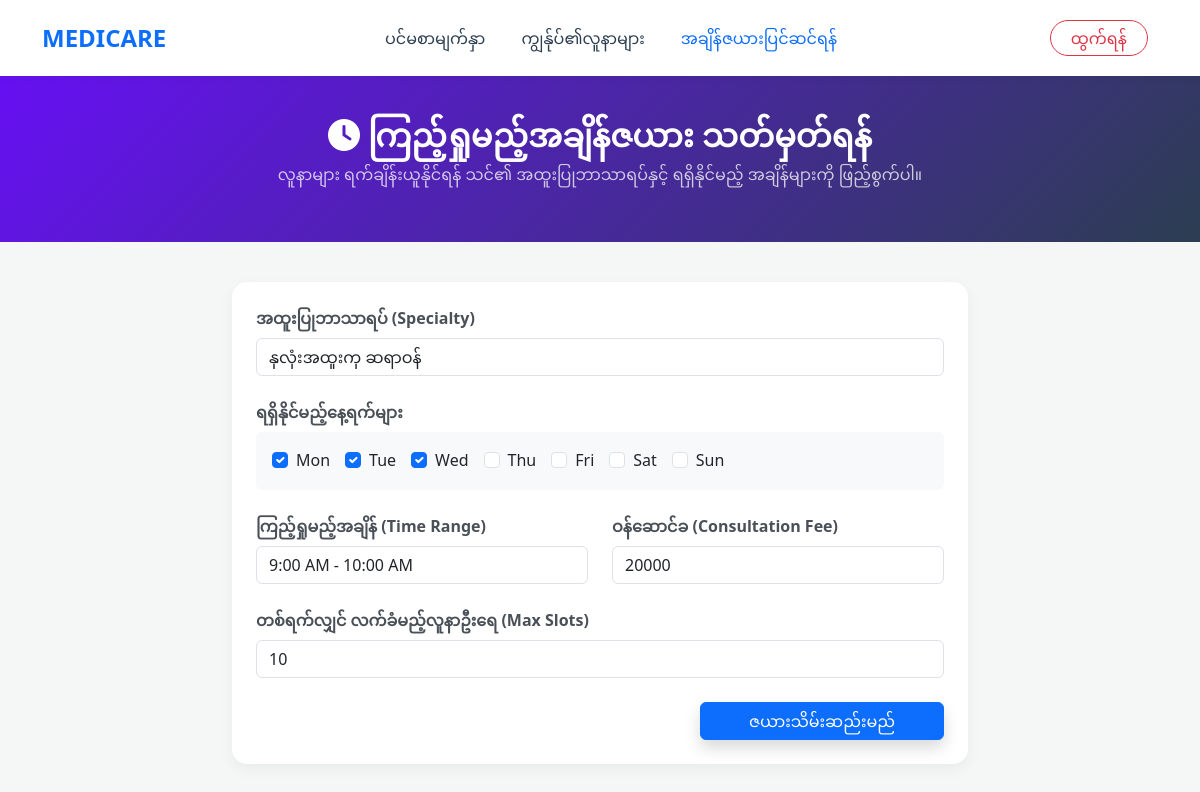
The page /doctor/manage_schedule (signed in) on the database its author committed.
### tables this page shows
CREATE TABLE doctors (
    id INTEGER PRIMARY KEY,        -- ဆရာဝန်၏ User ID (Users table မှ ID နှင့် တူရမည်)
    full_name TEXT NOT NULL,       -- ဆရာဝန် အမည်
    specialty TEXT,                -- အထူးကု ဘာသာရပ်
    days TEXT,                     -- ပြသပေးမည့် ရက်များ
    time TEXT,                     -- ပြသပေးမည့် အချိန်
    fee INTEGER,                   -- ဆေးခန်းပြသခ
    remaining INTEGER              -- လက်ခံနိုင်သော လူနာဦးရေ
, status TEXT DEFAULT 'Available');

### app.py (the view, shortened to what this page needs)
@app.route('/doctor/manage_schedule', methods=['GET', 'POST'])
def manage_schedule():
    if 'role' in session and session['role'] == 'doctor':
        doctor_id = session['user_id']
        conn = get_db_connection()
        schedule = conn.execute('SELECT * FROM doctors WHERE id = ?', (doctor_id,)).fetchone()
        conn.close()
        return render_template('manage_schedule.html', schedule=schedule)
    return redirect(url_for('login_page'))

### app.py (called while the page is built)
def get_db_connection():
    conn = sqlite3.connect('Healthcare.db')
    conn.row_factory = sqlite3.Row
    return conn

### templates/manage_schedule.html (shortened to what this page needs)
<!DOCTYPE html>
<html lang="my">
<head>
    <link rel="stylesheet" href="https://cdn.jsdelivr.net/npm/bootstrap@5.3.0/dist/css/bootstrap.min.css">
    <link rel="stylesheet" href="https://cdnjs.cloudflare.com/ajax/libs/font-awesome/6.0.0/dist/css/all.min.css">
</head>
<body>
    <nav class="navbar navbar-expand-lg sticky-top">
        <div class="container">
            <a class="navbar-brand" href="/doctor">MEDICARE</a>
            <div class="collapse navbar-collapse" id="navbarNav">
                <ul class="navbar-nav mx-auto">
                    <li class="nav-item"><a class="nav-link" href="/doctor">ပင်မစာမျက်နှာ</a></li>
                    <li class="nav-item"><a class="nav-link" href="/doctor/my_patients">ကျွန်ုပ်၏လူနာများ</a></li>
                    <li class="nav-item"><a class="nav-link active" href="/doctor/manage_schedule">အချိန်ဇယားပြင်ဆင်ရန်</a></li>
                </ul>
                <a href="/logout" class="logout-btn nav-link">ထွက်ရန်</a>
            </div>
        </div>
    </nav>
    <div class="hero-banner">
        <div class="container">
            <h2 class="fw-bold"><i class="fas fa-clock me-2"></i>ကြည့်ရှုမည့်အချိန်ဇယား သတ်မှတ်ရန်</h2>
            <p class="opacity-75">လူနာများ ရက်ချိန်းယူနိုင်ရန် သင်၏ အထူးပြုဘာသာရပ်နှင့် ရရှိနိုင်မည့် အချိန်များကို ဖြည့်စွက်ပါ။</p>
        </div>
    </div>
    <div class="container">
        <div class="row justify-content-center">
            <div class="col-md-8">
                <div class="card p-4 mb-5">
                    <form action="/doctor/manage_schedule" method="POST">
                        <div class="mb-4">
                            <label class="form-label">အထူးပြုဘာသာရပ် (Specialty)</label>
                            <input type="text" name="specialty" class="form-control" value="{{ schedule['specialty'] if schedule else '' }}" placeholder="ဥပမာ - နှလုံးအထူးကု" required>
                        </div>
                        <div class="mb-4">
                            <label class="form-label d-block">ရရှိနိုင်မည့်နေ့ရက်များ</label>
                            <div class="d-flex flex-wrap bg-light p-3 rounded">
                                {% for day in ['Mon', 'Tue', 'Wed', 'Thu', 'Fri', 'Sat', 'Sun'] %}
                                <div class="form-check day-check">
                                    <input class="form-check-input" type="checkbox" name="available_days" value="{{ day }}" id="check{{ day }}"
                                    {{ 'checked' if schedule and day in schedule['days'] else '' }}>
                                    <label class="form-check-label" for="check{{ day }}">{{ day }}</label>
                                </div>
                                {% endfor %}
                            </div>
                        </div>
                        <div class="row mb-4">
                            <div class="col-md-6">
                                <label class="form-label">ကြည့်ရှုမည့်အချိန် (Time Range)</label>
                                <input type="text" name="time" class="form-control" value="{{ schedule['time'] if schedule else '' }}" placeholder="9:00 AM - 12:00 PM" required>
                            </div>
                            <div class="col-md-6">
                                <label class="form-label">ဝန်ဆောင်ခ (Consultation Fee)</label>
                                <input type="number" name="fee" class="form-control" value="{{ schedule['fee'] if schedule else '' }}" placeholder="20000" required>
                            </div>
                        </div>
                        <div class="mb-4">
                            <label class="form-label">တစ်ရက်လျှင် လက်ခံမည့်လူနာဦးရေ (Max Slots)</label>
                            <input type="number" name="remaining" class="form-control" value="{{ schedule['remaining'] if schedule else '' }}" placeholder="20" required>
                        </div>
                        <div class="text-end">
                            <button type="submit" class="btn btn-primary px-5 shadow">ဇယားသိမ်းဆည်းမည်</button>
                        </div>
                    </form>
                </div>
            </div>
        </div>
    </div>
</body>
</html>

### templates/manage_schedule.html (style rules this page uses)
body { background-color: #f4f7f6; font-family: 'Segoe UI', 'Pyidaungsu', sans-serif; }
.navbar { background: #ffffff; box-shadow: 0 2px 10px rgba(0,0,0,0.05); padding: 15px 0; }
.navbar-brand { font-weight: bold; color: #0d6efd !important; font-size: 24px; }
.nav-link { color: #2c3e50 !important; font-weight: 500; margin: 0 10px; }
.nav-link:hover, .nav-link.active { color: #0d6efd !important; }
.logout-btn { border: 1px solid #dc3545; color: #dc3545 !important; border-radius: 20px; padding: 5px 20px !important; }
.hero-banner { background: linear-gradient(135deg, #6610f2, #2c3e50); color: white; padding: 40px 0; text-align: center; margin-bottom: 40px; }
.card { border: none; border-radius: 15px; box-shadow: 0 5px 15px rgba(0,0,0,0.05); }
.form-label { font-weight: bold; color: #495057; }
.day-check { margin-right: 15px; }

### rows shown on the page
doctors: specialty "နှလုံးအထူးကု ဆရာဝန်", time "9:00 AM - 10:00 AM", fee "20000", remaining "10"

### other values the page prints
{{ day }} "Mon" "Tue" "Wed" "Thu" "Fri" "Sat" "Sun"
